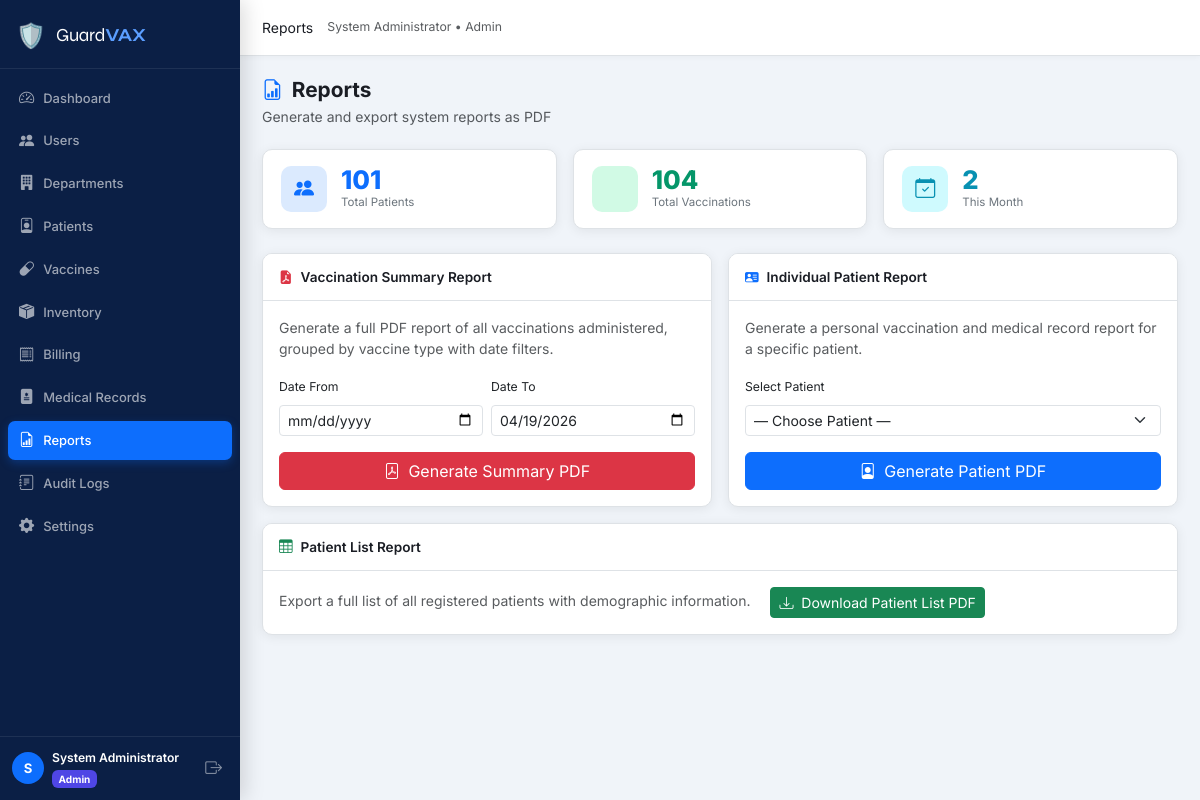
Screenshot of /admin/reports.php (signed in) with the database file from the repository.
### tables this page shows
CREATE TABLE `users` (
  `id` int(10) UNSIGNED NOT NULL,
  `name` varchar(150) NOT NULL,
  `email` varchar(150) NOT NULL,
  `password` varchar(255) NOT NULL,
  `role_id` int(10) UNSIGNED NOT NULL,
  `department_id` int(10) UNSIGNED DEFAULT NULL,
  `status` enum('active','inactive','pending') NOT NULL DEFAULT 'pending',
  `email_verified` tinyint(1) NOT NULL DEFAULT 0,
  `created_at` datetime NOT NULL DEFAULT current_timestamp(),
  `updated_at` datetime NOT NULL DEFAULT current_timestamp() ON UPDATE current_timestamp()
);

CREATE TABLE `roles` (
  `id` int(10) UNSIGNED NOT NULL,
  `name` varchar(50) NOT NULL,
  `label` varchar(100) NOT NULL
);

### config/db.php (called while the page is built, shortened)
<?php
function db(): PDO {
    static $pdo = null;
    if ($pdo === null) {
        $dsn = sprintf(
            'mysql:host=%s;port=%s;dbname=%s;charset=%s',
            DB_HOST, DB_PORT, DB_NAME, DB_CHARSET
        );
        $options = [
            PDO::ATTR_ERRMODE            => PDO::ERRMODE_EXCEPTION,
            PDO::ATTR_DEFAULT_FETCH_MODE => PDO::FETCH_ASSOC,
            PDO::ATTR_EMULATE_PREPARES   => false,
        ];
        try {
            $pdo = new PDO($dsn, DB_USER, DB_PASS, $options);
            $offset = (new DateTime())->format('P');
            $pdo->exec("SET time_zone='{$offset}'");
        } catch (PDOException $e) {
            die('<div style="padding:2rem;color:red;font-family:monospace">
                <strong>Database Connection Error:</strong> ' . htmlspecialchars($e->getMessage()) . '
            </div>');
        }
    }
    return $pdo;
}

### includes/functions.php (called while the page is built, shortened)
<?php
require_once __DIR__ . '/../config/db.php';
function isLoggedIn(): bool
{
    return isset($_SESSION['user_id']) && !empty($_SESSION['user_id']);
}
function getCurrentUser(): ?array
{
    $stmt = db()->prepare('SELECT u.*, r.name AS role_name FROM users u JOIN roles r ON r.id = u.role_id WHERE u.id = ?');
    $stmt->execute([$_SESSION['user_id']]);
    return $stmt->fetch() ?: null;
}

### includes/auth.php (called while the page is built, shortened)
<?php
require_once __DIR__ . '/functions.php';
function guard(string ...$allowedRoles): array
{
    $user = getCurrentUser();
    return $user;
}

### admin/reports.php (the view, shortened to what this page needs)
<?php
require_once __DIR__ . '/../includes/auth.php';
require_once __DIR__ . '/../includes/layout.php';
$user = guard('admin');
$totalPatients     = (int) db()->query('SELECT COUNT(*) FROM patients')->fetchColumn();
$totalVaccinations = (int) db()->query('SELECT COUNT(*) FROM vaccinations')->fetchColumn();
$totalThisMonth    = (int) db()->query("SELECT COUNT(*) FROM vaccinations WHERE MONTH(date_given)=MONTH(NOW()) AND YEAR(date_given)=YEAR(NOW())")->fetchColumn();
?>
<?php renderHead('Reports'); ?>
<?php renderNav($user); ?>
<?php renderPageHeader('Reports', 'Generate and export system reports as PDF', 'file-earmark-bar-graph'); ?>
<div class="row g-3 mb-4">
  <div class="col-md-4">
    <div class="stat-card stat-primary">
      <div class="stat-icon"><i class="bi bi-people-fill"></i></div>
      <div class="stat-body">
        <div class="stat-value"><?= $totalPatients ?></div>
        <div class="stat-label">Total Patients</div>
      </div>
    </div>
  </div>
  <div class="col-md-4">
    <div class="stat-card stat-success">
      <div class="stat-icon"><i class="bi bi-syringe"></i></div>
      <div class="stat-body">
        <div class="stat-value"><?= $totalVaccinations ?></div>
        <div class="stat-label">Total Vaccinations</div>
      </div>
    </div>
  </div>
  <div class="col-md-4">
    <div class="stat-card stat-info">
      <div class="stat-icon"><i class="bi bi-calendar-check"></i></div>
      <div class="stat-body">
        <div class="stat-value"><?= $totalThisMonth ?></div>
        <div class="stat-label">This Month</div>
      </div>
    </div>
  </div>
</div>
<div class="row g-3">
  <div class="col-md-6">
    <div class="card card-gvx h-100">
      <div class="card-header-gvx">
        <i class="bi bi-file-earmark-pdf-fill me-2 text-danger"></i>Vaccination Summary Report
      </div>
      <div class="card-body">
        <p class="text-muted mb-3">Generate a full PDF report of all vaccinations administered, grouped by vaccine type with date filters.</p>
        <form method="GET" action="<?= SITE_URL ?>/reports/vaccination_summary.php" target="_blank">
          <div class="row g-2 mb-3">
            <div class="col-6">
              <label class="form-label small">Date From</label>
              <input type="date" name="date_from" class="form-control form-control-sm">
            </div>
            <div class="col-6">
              <label class="form-label small">Date To</label>
              <input type="date" name="date_to" class="form-control form-control-sm" value="<?= date('Y-m-d') ?>">
            </div>
          </div>
          <button type="submit" class="btn btn-danger w-100">
            <i class="bi bi-file-pdf me-1"></i> Generate Summary PDF
          </button>
        </form>
      </div>
    </div>
  </div>
  <div class="col-md-6">
    <div class="card card-gvx h-100">
      <div class="card-header-gvx">
        <i class="bi bi-person-vcard-fill me-2 text-primary"></i>Individual Patient Report
      </div>
      <div class="card-body">
        <p class="text-muted mb-3">Generate a personal vaccination and medical record report for a specific patient.</p>
        <form method="GET" action="<?= SITE_URL ?>/reports/patient_report.php" target="_blank">
          <div class="mb-3">
            <label class="form-label small">Select Patient</label>
            <select name="patient_id" class="form-select form-select-sm" required>
              <option value="">— Choose Patient —</option>
            </select>
          </div>
          <button type="submit" class="btn btn-primary w-100">
            <i class="bi bi-file-person me-1"></i> Generate Patient PDF
          </button>
        </form>
      </div>
    </div>
  </div>
  <div class="col-12">
    <div class="card card-gvx">
      <div class="card-header-gvx">
        <i class="bi bi-table me-2 text-success"></i>Patient List Report
      </div>
      <div class="card-body">
        <p class="text-muted mb-0 d-inline">Export a full list of all registered patients with demographic information.</p>
        <a href="<?= SITE_URL ?>/reports/patient_list.php" target="_blank" class="btn btn-success btn-sm ms-3">
          <i class="bi bi-download me-1"></i> Download Patient List PDF
        </a>
      </div>
    </div>
  </div>
</div>
<?php renderFooter(); ?>

### includes/layout.php (shortened to what this page needs)
<?php
function renderHead(string $title, array $extraCss = []): void
{
    $siteName = SITE_NAME;
    $siteUrl  = SITE_URL;
    echo <<<HTML
<!DOCTYPE html>
<html lang="en">
<head>
  <meta charset="UTF-8">
  <meta name="viewport" content="width=device-width, initial-scale=1.0">
  <title>{$title} — {$siteName}</title>
  <link rel="stylesheet" href="https://cdn.jsdelivr.net/npm/bootstrap@5.3.2/dist/css/bootstrap.min.css">
  <link rel="stylesheet" href="https://cdn.jsdelivr.net/npm/bootstrap-icons@1.11.3/font/bootstrap-icons.min.css">
  <link rel="preconnect" href="https://fonts.googleapis.com">
  <link href="https://fonts.googleapis.com/css2?family=Inter:wght@300;400;500;600;700&family=Syne:wght@700;800&display=swap" rel="stylesheet">
  <link rel="stylesheet" href="{$siteUrl}/assets/css/style.css">
HTML;
    echo "</head>\n<body>\n";
}
function renderNav(array $user): void
{
    $role    = $user['role_name'];
    $name    = htmlspecialchars($user['name']);
    $roleLabel = ucfirst($role);
    $siteUrl = SITE_URL;
    $current = $_SERVER['REQUEST_URI'];
    $links = '';
    foreach ($navLinks as $link) {
        $active = str_contains($current, $link['href']) ? 'active' : '';
        $links .= <<<HTML
        <li class="nav-item">
          <a class="nav-link {$active}" href="{$siteUrl}{$link['href']}">
            <i class="bi bi-{$link['icon']}"></i>
            <span>{$link['label']}</span>
          </a>
        </li>
HTML;
    }
    echo <<<HTML
<div class="gvx-wrapper">
<aside class="gvx-sidebar" id="gvxSidebar">
  <div class="sidebar-brand">
    <span class="brand-icon">🛡️</span>
    <span class="brand-name">Guard<strong>VAX</strong></span>
  </div>
  <nav class="sidebar-nav">
    <ul class="nav flex-column">
      {$links}
    </ul>
  </nav>
  <div class="sidebar-footer">
    <div class="user-pill">
      <div class="user-avatar">{$name[0]}</div>
      <div class="user-info">
        <div class="user-name">{$name}</div>
        <div class="user-role badge bg-role-{$role}">{$roleLabel}</div>
      </div>
    </div>
    <a href="{$siteUrl}/auth/logout.php" class="btn-logout" title="Logout">
      <i class="bi bi-box-arrow-right"></i>
    </a>
  </div>
</aside>
<main class="gvx-main">
  <header class="gvx-topbar">
    <button class="sidebar-toggle d-lg-none" onclick="document.getElementById('gvxSidebar').classList.toggle('show')">
      <i class="bi bi-list"></i>
    </button>
    <div class="topbar-title" id="pageTitle"></div>
    <div class="topbar-actions">
      <span class="text-muted small d-none d-md-block">{$name} &bull; {$roleLabel}</span>
    </div>
  </header>
  <div class="gvx-content">
HTML;
}
function renderFooter(): void
{
    $siteUrl = SITE_URL;
    echo <<<HTML
  </div>
</main>
</div>
<script src="https://cdn.jsdelivr.net/npm/bootstrap@5.3.2/dist/js/bootstrap.bundle.min.js"></script>
<script src="https://cdn.jsdelivr.net/npm/chart.js@4.4.0/dist/chart.umd.min.js"></script>
<script src="https://cdn.jsdelivr.net/npm/sweetalert2@11"></script>
<script src="{$siteUrl}/assets/js/main.js"></script>
</body>
</html>
HTML;
}
function renderPageHeader(string $title, string $subtitle = '', string $icon = 'clipboard2-pulse'): void
{
    echo <<<HTML
    <div class="page-header">
      <div>
        <h1 class="page-title"><i class="bi bi-{$icon}"></i> {$title}</h1>
        <p class="page-subtitle text-muted mb-0">{$subtitle}</p>
      </div>
    </div>
HTML;
}

### rows the page displays
users: name "S", name "System Administrator", role.name "Admin"

### other values shown
$link['label'] "Dashboard"
$link['label'] "Users"
$link['label'] "Departments"
$link['label'] "Patients"
$link['label'] "Vaccines"
$link['label'] "Inventory"
$link['label'] "Billing"
$link['label'] "Medical Records"
$link['label'] "Reports"
$link['label'] "Audit Logs"
$link['label'] "Settings"
$title "Reports"
$subtitle "Generate and export system reports as PDF"
$totalPatients "101"
$totalVaccinations "104"
